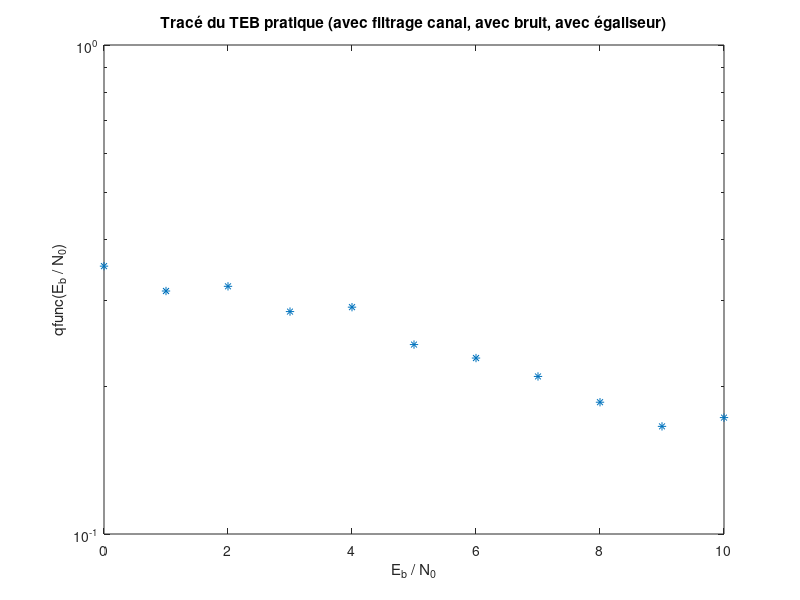

This chart was generated by the following MATLAB code:
clear;
close all;
load C;

%% Egalisation ZFE
%%%%%%%%%%%%%%%%%%%%%%%%%%%%%%%%%%%%%%%%%%%%%%%%%%%
% PARTIE 3.2.
% Avec bruit

%% Données

M = 2;

nb = 1000; 
nbBits = nb * log2(M);
Fe = 24000;
Rb = 3000;
Tb = 1 / Rb;
Te = 1 / Fe;

Ts = Tb * log2(M);
Ns = Ts / Te;

attenuation = [1, 1 / 2]; retard = [0, Ts];

%% Information binaire à transmettre, mapping, échantillonage

bitsIn = [1 zeros(1, nbBits - 1)];
symboles = 2 * bitsIn - 1;
echantillons = kron(symboles, [1, zeros(1, Ns - 1)]);

%% Modulation & démodulation

h = ones(1, Ns);
hr = h;
hc = zeros(1, Ns);
hc(floor(retard(1) / Te) + 1) = attenuation(1);
hc(floor(retard(2) / Te) + 1) = attenuation(2);
n0 = length(h);

xe = filter(h, 1, echantillons);

x = filter(hc, 1, xe);

Px = mean(abs(x).^2);
RSBdB = 0 : 10;
RSB = 10.^(RSBdB ./ 10);
TEBavecBruit = zeros(1, length(RSBdB));

for k = 1 : length(RSBdB)
    % Ajout de bruit
    var = Px * Ns / (2 * log2(M) * RSB(k));
    n = sqrt(var) * randn(1, length(x));
    r = x + n;
    
    % Filtre de réception
    z = filter(hr, 1, r);

    % Echantillonnage
    zEch = z(n0 : Ns : end);
    
    % Egalisation
    y = filter(C, 1, zEch); %C est issu de ZFEsansBruit.m
    
    % Décision et demapping
    bitsOut = (y > 0);
    
    % TEB
    TEBavecBruit(k) = sum(bitsIn ~= bitsOut) / nbBits;
end

figure;
semilogy(RSBdB, TEBavecBruit, "*");
title("Tracé du TEB pratique (avec filtrage canal, avec bruit, avec égaliseur)");
xlabel("E_b / N_0");
ylabel("qfunc(E_b / N_0)");